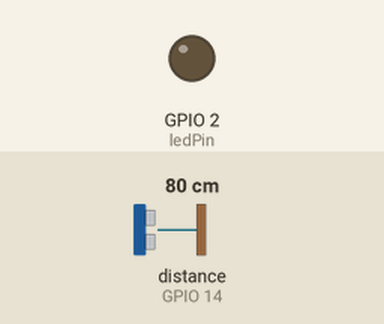
This sketch was run on a simulated ESP8266 (NodeMCU). Shown: output pins drawn as LEDs (lit = HIGH). Wiring (inferred from the names in the program): ultrasonic range finder: trigger GPIO 12; echo GPIO 14. The test bench sets the inputs (shaded band); at power-on: distance to the obstacle (sensor on GPIO 14) 80 cm. The echo pulse lasts 58.3 µs per cm; WiFi joins after 1.5 s; servers stay silent unless stated; no MQTT or app messages arrive unless stated; pins used as bus, display or sensor lines are not drawn; what the sketch prints to the serial monitor is not drawn.

Above: at 0.1 s.
At 1.6 s:
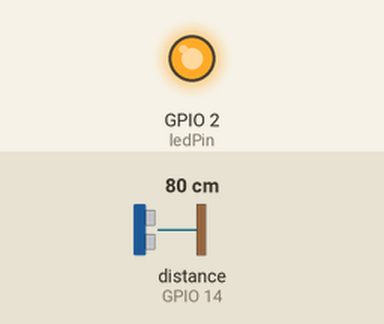
Timing chart, 0 to 3.1 s (numbered marks = the images above):
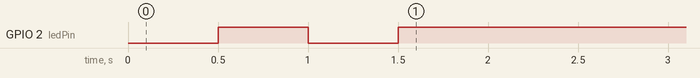

The sketch:

esp8266_ultrasonic_jojo.ino
```cpp
//
//  ultrasonic jojo sensor
//  send updates via mqtt to HA
//
//  Author Trevor Steyn <trevor@webon.co.za>
//

// Tank Height in CM and Tank Size in litres 0 cm = full

#include <ESP8266WiFi.h>
#include <PubSubClient.h>
#include <ArduinoJson.h>


// Configs

const int tankHeight      = 225;    // Distance from empty to top CM
const int tankSize        = 10500;  // Litres
const int sensorMax       = 300;    // Max distance sensor can read if sensor reads above assume 0 cm
const int sensorSamples   = 20;     // How Many samples to take and get mean value
const int sensorDelay     = 1000;   // How often to read sensor in ms
const int trigPin         = 12;     // Trigger
const int echoPin         = 14;     // Echo
const int sensorPub       = 10000;  // How often to publish sensor values ms
const char* wifiSsid      = "wifi_ssid";
const char* wifiPassword  = "wifi_pass";
const char* mqttServer    = "10.0.0.1";
const char* mqttUser      = "mqtt_user";
const char* mqttPass      = "mqtt_pass";
const char* mqttTopic     = "/home/outside/jojo_tank/jojo_sensor/tele/SENSOR";
const int mqttPort        = 1883;
const char* mqttClient   = "Jojo-Tank-Sensor";

// End of Config

DynamicJsonDocument mqttState(1024);
const int ledPin          = 2;      // LED Pin
const int meanArrayIn     = sensorSamples / 2;
int jojoLitres;
int jojoPercent;
int jojoDistance;
int readings[sensorSamples];      // the readings from the analog input
int readIndex = 0;                // the index of the current reading
int total = 0;                    // the running total
int average = 0;                  // the average
char buffer[512];
long duration, cm;                // longs for timings and cm
unsigned long timer;


// Get some modules ready
WiFiClient espClient;
PubSubClient client(espClient);

void reconnect() {
  // Loop until we're reconnected
  while (!client.connected()) {
    Serial.print("Attempting MQTT connection...");
    // Attempt to connect
    if (client.connect(mqttClient, mqttUser, mqttPass)) {
      //if (client.connect(clientId.c_str())) {
      Serial.println("connected");
      // Once connected, publish an announcement...
      client.publish(mqttTopic, "Online");
    } else {
      Serial.print("failed, rc=");
      Serial.print(client.state());
      Serial.println(" try again in 5 seconds");
      // Wait 5 seconds before retrying
      delay(5000);
    }
  }
}


void setup() {
  timer = millis();
  //Serial Port begin
  Serial.begin (9600);
  //Define inputs and outputs
  pinMode(trigPin, OUTPUT);
  pinMode(echoPin, INPUT);
  pinMode(ledPin, OUTPUT);
  client.setServer(mqttServer, mqttPort);
  WiFi.begin(wifiSsid, wifiPassword);
  while (WiFi.status() != WL_CONNECTED) {
    digitalWrite(ledPin, LOW);
    delay(500);
    digitalWrite(ledPin, HIGH);
    delay (500);
  }
}

void loop() {
  if (WiFi.status() == WL_CONNECTED) {
    // Reconnect to Mqtt if not connected
    if (!client.connected()) {
      reconnect();
    }
  }
  if (millis() - timer >= sensorPub) {
    // Lets work out percentage
    Serial.print(average);
    Serial.print("/");
    Serial.println(tankHeight);

    jojoPercent = average * 100 / tankHeight; //*100;
    // Lets invert Percentage
    if (jojoPercent > 100) {
      jojoPercent = 0;
    } else {
      jojoPercent = 100 - jojoPercent;
    }
    Serial.print(jojoPercent);
    // Lets work out litres
    jojoLitres = tankSize * jojoPercent / 100;

    String input = "{\"distance\":" + String(average);
    input = input + ",\"percentage\":";
    input = input + String(jojoPercent);
    input = input + ",\"litres\":";
    input = input + String(jojoLitres);
    input = input + "}";
    deserializeJson(mqttState, input);
    serializeJson(mqttState, buffer);
    client.publish(mqttTopic, buffer, true);
    timer = millis();
  }
  // The sensor is triggered by a HIGH pulse of 10 or more microseconds.
  // Give a short LOW pulse beforehand to ensure a clean HIGH pulse:
  digitalWrite(trigPin, LOW);
  delayMicroseconds(5);
  digitalWrite(trigPin, HIGH);
  delayMicroseconds(10);
  digitalWrite(trigPin, LOW);
  // Read the signal from the sensor: a HIGH pulse whose
  // duration is the time (in microseconds) from the sending
  // of the ping to the reception of its echo off of an object.
  pinMode(echoPin, INPUT);
  duration = pulseIn(echoPin, HIGH);
  // Convert the time into a distance
  cm = (duration / 2) / 29.1;   // Divide by 29.1 or multiply by 0.0343
  if ( cm > sensorMax ) {
    cm = 0;
  }
  // We have sensor reading now
  readings[readIndex] = int(cm);
  readIndex = readIndex + 1;
  if (readIndex >= sensorSamples) {
    // We have full new list of samples
    sort(readings, sensorSamples);
    average = readings[meanArrayIn];
    // ...wrap around to the beginning:
    readIndex = 0;
  }
  // send it to the computer as ASCII digits
  //Serial.println(average);
  //Serial.print(cm);
  //Serial.print("cm");
  //Serial.println();
  delay(sensorDelay);
}

void sort(int a[], int size) {
  for (int i = 0; i < (size - 1); i++) {
    for (int o = 0; o < (size - (i + 1)); o++) {
      if (a[o] > a[o + 1]) {
        int t = a[o];
        a[o] = a[o + 1];
        a[o + 1] = t;
      }
    }
  }
}
```
